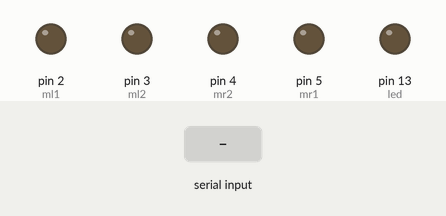
The sketch below on a simulated Arduino Uno, built with avr-gcc and run on an emulated ATmega328P. Shown: output pins drawn as LEDs (lit = HIGH). The inputs (shaded band) are chosen by the test bench.

Above: at 1.2 s.
1.3 s: "1" received over Serial
At 2.5 s:
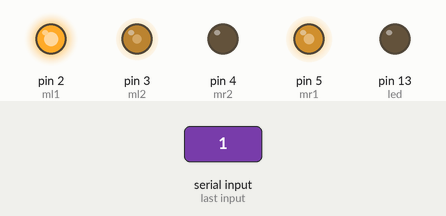
2.8 s: "2" received over Serial
At 4.0 s:
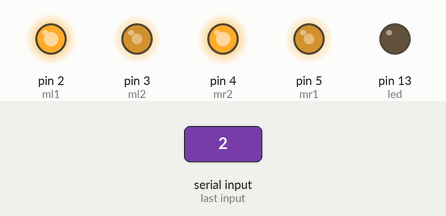
4.3 s: "3" received over Serial
At 5.4 s:
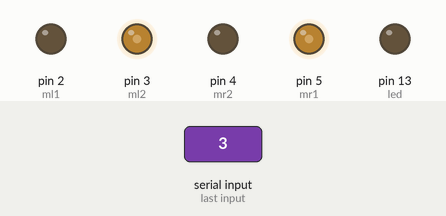
5.8 s: "4" received over Serial
At 6.5 s:
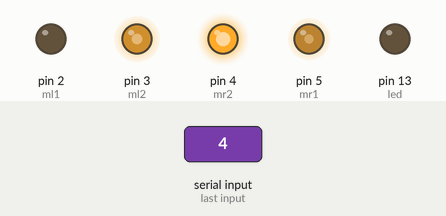
Timing chart, 0 to 8.3 s (numbered marks = the images above; inputs shaded):
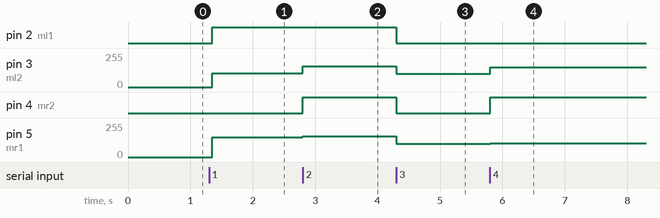

Measured:
- after the input at 1.3 s, pin 2 (ml1): LOW → HIGH after 0.05 s; pin 3 (ml2): 0/255 → 105/255 after 0.05 s; pin 5 (mr1): 0/255 → 150/255 after 0.05 s
- after the input at 2.8 s, pin 3 (ml2): 105/255 → 155/255 at once; pin 4 (mr2): LOW → HIGH at once; pin 5 (mr1): 150/255 → 155/255 at once
- after the input at 4.3 s, pin 2 (ml1), pin 4 (mr2): HIGH → LOW at once; pin 3 (ml2), pin 5 (mr1): 155/255 → 100/255 at once
- after the input at 5.8 s, pin 3 (ml2): 100/255 → 150/255 at once; pin 4 (mr2): LOW → HIGH at once; pin 5 (mr1): 100/255 → 105/255 at once

The sketch:

ObjectTracker.ino
```cpp
#define MaxSpeed 150
#define MaxTurnSpeed 100

int led=13;
int ml1=2,ml2=3,mr1=5,mr2=4;
int val=0;
int dump=0;

void setup()
{
  pinMode(led,OUTPUT);
  pinMode(ml1,OUTPUT);
  pinMode(ml2,OUTPUT);
  pinMode(mr1,OUTPUT);
  pinMode(mr2,OUTPUT);

  digitalWrite(led,LOW);
  digitalWrite(ml1,LOW);
  digitalWrite(ml2,LOW);
  digitalWrite(mr1,LOW);
  digitalWrite(mr2,LOW);

  Serial.begin(9600);
}//setup()

void loop()
{
  if (Serial.available()>0)
  {
    val=Serial.read();
    dump=Serial.read();
  }//if block

  if(val=='0'||dump=='0') // stop
  {
    brake();
    val=0;
    dump=0;
  }
  else if (val=='1'||dump=='1') // forward
  {
    forward();
    val=0;
    dump=0;
  }
  else if (val=='2'||dump=='2') // right
  {
    right();
    val=0;
    dump=0;
  }
  else if (val=='3'||dump=='3') // left
  {
    left();
    val=0;
    dump=0;
  }
  else if (val=='4'||dump=='4') // reverse
  {
    reverse();
    val=0;
    dump=0;
  }

  delay(50);
}//loop()
// analog works on ml2 and mr1
void forward()
{
  digitalWrite(ml1,HIGH);
  analogWrite(ml2,255-MaxSpeed);
  analogWrite(mr1,MaxSpeed);
  digitalWrite(mr2,LOW);
}

void reverse()
{
  digitalWrite(ml1,LOW);
  analogWrite(ml2,MaxSpeed);
  analogWrite(mr1,255-MaxSpeed);
  digitalWrite(mr2,HIGH);
}

void left()
{
  digitalWrite(ml1,LOW);
  analogWrite(ml2,MaxTurnSpeed);
  analogWrite(mr1,MaxTurnSpeed);
  digitalWrite(mr2,LOW);
}

void right()
{
  digitalWrite(ml1,HIGH);
  analogWrite(ml2,255-MaxTurnSpeed);
  analogWrite(mr1,255-MaxTurnSpeed);
  digitalWrite(mr2,HIGH);
}

void brake()
{
  digitalWrite(ml1,LOW);
  analogWrite(ml2,0);
  analogWrite(mr1,0);
  digitalWrite(mr2,LOW);
}
```
